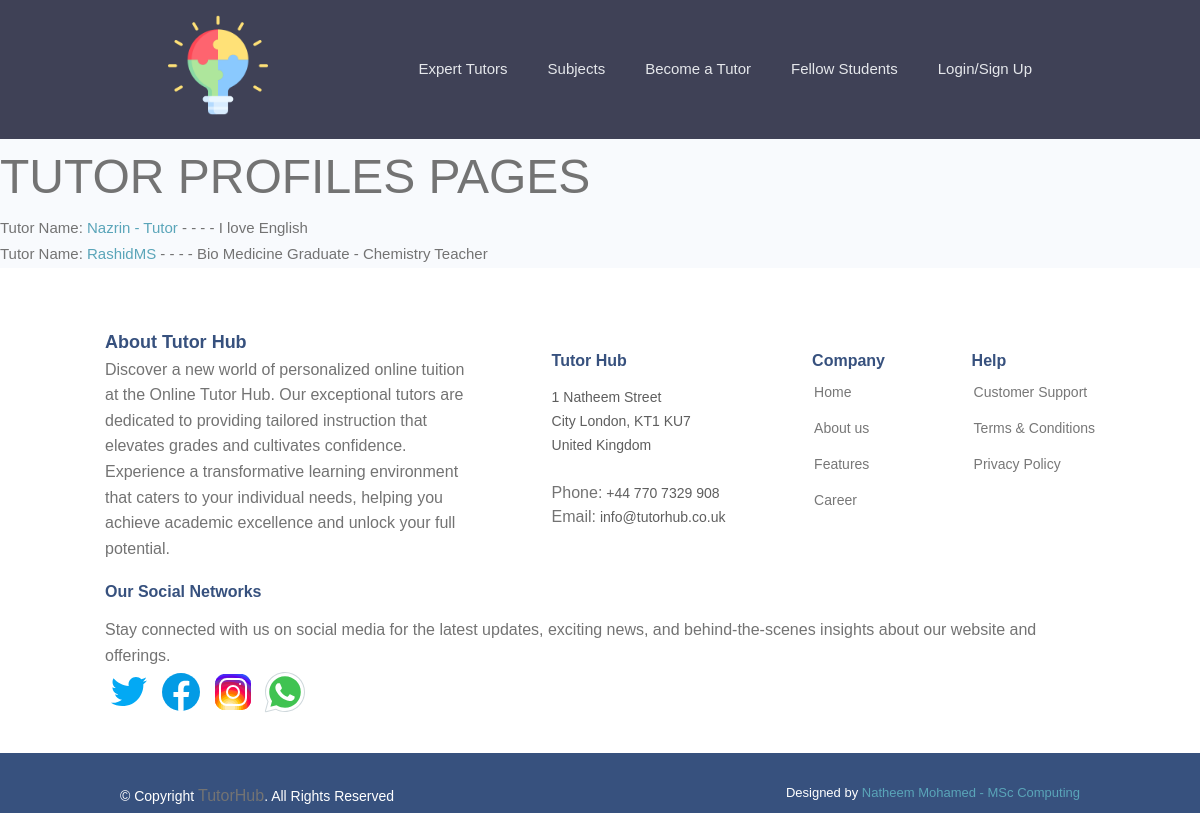
The app's page /tutor-profiles/, older data.
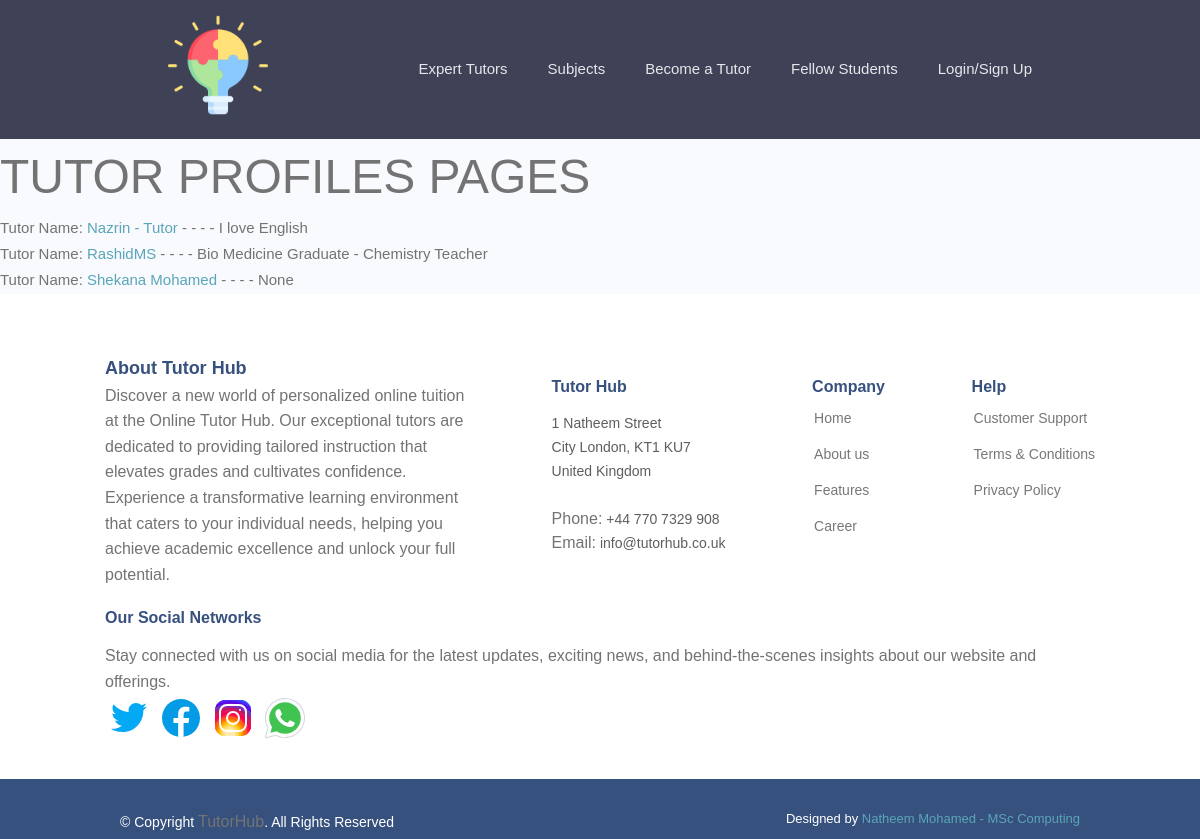
The same page, newer data.
### userprofile/models.py (models this page shows, shortened)
class TutorProfile(models.Model):
    user = models.OneToOneField(settings.AUTH_USER_MODEL, on_delete=models.CASCADE,
                                     null=True, blank=True)
    email = models.EmailField(max_length=500, blank=True, null=True)
    username = models.CharField(max_length=100, blank=True, null=True)
    name = models.CharField(max_length=200, blank=True, null=True)
    first_name = models.CharField(max_length=300, blank=True, null=True)
    last_name = models.CharField(max_length=300, blank=True, null=True)
    location = models.CharField(max_length=500, blank=True, null=True)
    short_intro = models.CharField(max_length=200, blank=True, null=True)
    bio = models.TextField(blank=True, null=True)
    teaching_level = models.ManyToManyField('TeachingLevel', blank=False)
    hourly_rate = models.CharField(max_length=20, blank=True, null=True)
    teaching_subjects = models.ManyToManyField('Subject',blank=True)
    profile_image = models.ImageField(null=True, blank=True, upload_to='tutor-profile-img/',
                                      default="defaultprofileimg/default.png")
    created = models.DateTimeField(auto_now_add=True)
    id = models.UUIDField(default=uuid.uuid4,
                          unique=True, primary_key=True, editable=False)

### userprofile/views.py (the view)
# urls.py: path('tutor-profiles/', views.tutorProfiles, name="tutor-profiles"),
def tutorProfiles(request):
    tutors = TutorProfile.objects.all()
    context = {'tutors': tutors}
    return render(request, 'userprofile/tutor-profiles.html', context)

### userprofile/templates/userprofile/tutor-profiles.html
{% extends 'main.html' %}
{% block content %}
<h1>TUTOR PROFILES PAGES</h1>
<ul>
    {% for tutor in tutors %}
        <li> Tutor Name: <a href="{% url 'tutor' tutor.id %}">{{tutor.username}}</a> - - - - {{tutor.short_intro}}</li>
    {% endfor %}
</ul>
{% endblock content %}

### templates/main.html (shortened to what this page needs)
<!DOCTYPE html>
{% load static  %}
<html>
<head>
     <link rel="stylesheet" href="{% static 'styles/main-styles.css' %}" />
    <link rel='stylesheet' type='text/css' href="{% static 'styles/main.css' %}"/>
</head>
<body>
    {% include 'navbar.html' %}
    {% block content  %}
    {% endblock content %}
    {% include 'footer1.html' %}
</body>
</html>

### templates/navbar.html
{% load static %}
<header class="header">
    <div class="container container--narrow">
      <a class="header__logo" href="{% url 'subjects' %}" > <img src="{% static 'images/main-logo/puzzle1.png'%}" alt="TutorHub Logo" />
      </a>
      <nav class="header__nav">
        <ul class="header__menu">
          <li class="header__menuItem"><a href="{% url 'tutor-profiles'  %}">Expert Tutors</a></li>
          <li class="header__menuItem"><a href="{% url 'subjects' %}">Subjects </a></li>
          <li class="header__menuItem"><a href="">Become a Tutor</a></li>
          <li class="header__menuItem"><a href="{% url 'student-profiles' %}"> Fellow Students</a></li>
          {% if request.user.is_authenticated %}
           <li class="header__menuItem"><a href="{% url 'add-subject' %}"> Add Subjects</a></li>
           <li class="header__menuItem"><a href="">My Account</a></li>
          <li class="header__menuItem"><a href="{% url 'logout' %}" class="">Logout</a></li>
          <li class="header__menuItem"><a style="color: rgb(247, 246, 246);">Welcome, {{request.user.first_name|capfirst}}</a></li>
          {% else %}
          <li class="header__menuItem"><a href="{% url 'login' %}" class="">Login/Sign Up</a></li>
          {% endif %}
        </ul>
      </nav>
    </div>
  </header>

### templates/footer.html (shortened to what this page needs)
{% load static %}

### templates/footer1.html (shortened to what this page needs)
{% load static %}
 <footer id="footer">
    <div class="footer-top">
      <div class="container">
        <div class="row">
          <div class="footer-about">
                <h5>About Tutor Hub</h5>
                <p>Discover a new world of personalized online tuition at the Online Tutor Hub. Our exceptional tutors are dedicated to providing tailored instruction that elevates grades and cultivates confidence. Experience a transformative learning environment that caters to your individual needs, helping you achieve academic excellence and unlock your full potential.</p>
          </div>
          <div class="footer-contact">
            <h4>Tutor Hub</h4>
            <p>
              1 Natheem Street <br>
              City London, KT1 KU7<br>
              United Kingdom <br><br>
              <strong>Phone:</strong> +44 770 7329 908<br>
              <strong>Email:</strong> info@tutorhub.co.uk<br>
            </p>
          </div>
          <div class="footer-links">
            <h4>Company</h4>
            <ul>
              <li> <a href="#">Home</a></li>
              <li> <a href="#">About us</a></li>
              <li> <a href="#">Features</a></li>
              <li> <a href="#">Career</a></li>
            </ul>
          </div>
          <div class="footer-links">
            <h4>Help</h4>
            <ul>
              <li> <a href="#">Customer Support</a></li>
              <li> <a href="#">Terms & Conditions</a></li>
              <li> <a href="#">Privacy Policy</a></li>
          </div>
          <div class="footer-links2">
            <h4>Our Social Networks</h4>
            <p>Stay connected with us on social media for the latest updates, exciting news, and behind-the-scenes insights about our website and offerings.</p>
            <div class="social-links">
                <img src="{% static 'images/footer-socials-logo/twitter.svg' %}" alt="Twitter" <a href=""></a>
                <img src="{% static 'images/footer-socials-logo/facebook.svg' %}" alt="Facebook" <a href=""></a>
                <img src="{% static 'images/footer-socials-logo/instagram.svg' %}" alt="Instagram" <a href=""></a>
                <img src="{% static 'images/footer-socials-logo/whatsapp.svg' %}" alt="Whatsapp" <a href=""></a>
            </div>
          </div>
        </div>
      </div>
    </div>
    <div class="container footer-bottom clearfix">
      <div class="copyright">
        &copy; Copyright <strong><span>TutorHub</span></strong>. All Rights Reserved
      </div>
      <div class="credits">
        Designed by <a href="https://bootstrapmade.com/">Natheem Mohamed - MSc Computing </a>
      </div>
    </div>
  </footer>

### static/styles/main-styles.css (style rules this page uses)
* { margin: 0; padding: 0; box-sizing: border-box; text-rendering: optimizeLegibility; color: inherit; font-size: inherit; }
html { font-size: 50%; }
@media only screen and (min-width: 480px) { html { font-size: 56.25%; } }
@media only screen and (min-width: 1200px) { html { font-size: 62.5%; } }
body { line-height: 1.6; font-weight: 400; font-size: 1.5rem; color: var(--color-text); background-color: var(--color-bg); min-height: 100vh; }
.container { width: 92%; max-width: 165rem; margin: 0 auto; box-sizing: border-box; }
.container--narrow { width: 92%; max-width: 120rem; }
@media screen and (min-width: 1000px) { .container { width: 90%; } }
@media screen and (min-width: 1000px) { .container--narrow { width: 85%; } }
@media screen and (min-width: 1200px) { .container { width: 80%; } }
@media screen and (min-width: 1200px) { .container--narrow { width: 72%; } }
:root { --color-main: #5aa5b9; --color-main-light: #e6faff; --color-sub: #3f4156; --color-sub-light: #51546e; --color-sub-lighter: #ededfd; --color-text: #737373; --color-gray: #8b8b8b; --color-light: #e5e7eb; --color-light-gray: #767676; --color-bg: #f8fafd; --color-white: #fffefd; --color-white-light: #f3f3f3; --color-success: #359e64; --color-success-bg: #def8e8; --color-error: #fc4b0b; --color-error-bg: #fff2ee; --font-base: 'Poppins', arial, helvetica, 'Segoe UI', roboto, ubuntu, sans-serif; --font-monospace: 'Fira Code', 'Courier New', courier, monospace; --font-regular: 300; --font-medium: 500; --font-bold: 700; --generic-shadow: 1px 1px 5px #00000010; --generic-transition: all 0.3s ease-in-out; }
* { font-family: var(--font-base); }
h1 { font-size: 4.8rem; font-weight: var(--font-medium); }
h4 { font-size: 2.8rem; font-weight: var(--font-medium); }
h5 { font-size: 2.4rem; font-weight: var(--font-medium); }
h5, h6 { font-weight: var(--font-regular); }
p, span, strong { font-size: 1.6rem; color: var(--color-text); font-weight: var(--font-regular); }
strong { font-weight: var(--font-medium); }
a { padding-bottom: 2px; text-decoration: none; display: inline-block; color: var(--color-main); font-weight: var(--font-medium); }

### static/styles/main.css (style rules this page uses)
.header { position: sticky; z-index: 111; background-color: var(--color-sub); padding: 1.5rem 0; }
.header > .container { display: flex; justify-content: space-between; align-items: center; }
.header__logo > img { max-width: 100px; }
.header__nav > ul { white-space: nowrap; display: inline-flex; align-items: center; list-style: none; gap: 4rem; }
.header__menuItem > a { color: var(--color-light); font-weight: 450; }
#footer { font-size: 14px; background: #37517e; }
#footer .footer-top { padding: 60px 0 30px 0; background: #fff; }
#footer .footer-top .footer-contact { margin-bottom: 30px; }
#footer .footer-top .footer-contact p { font-size: 14px; line-height: 24px; margin-bottom: 0; font-family: "Jost", sans-serif; color: #5e5e5e; }
#footer .footer-top h4 { font-size: 16px; font-weight: bold; color: #37517e; position: relative; padding-bottom: 12px; }
#footer .footer-top .footer-links { margin-bottom: 30px; }
#footer .footer-top .footer-links ul { list-style: none; padding: 0; margin: 0; }
#footer .footer-top .footer-links ul li { padding: 10px 0; display: flex; align-items: center; }
#footer .footer-top .footer-links ul li:first-child { padding-top: 0; }
#footer .footer-top .footer-links ul a { color: #777777; transition: 0.3s; display: inline-block; line-height: 1; }
#footer .footer-bottom { padding-top: 30px; padding-bottom: 30px; color: #fff; }
#footer .copyright { float: left; }
#footer .credits { float: right; font-size: 13px; }
#footer .credits a { transition: 0.3s; }
#footer .row { display: flex; flex-wrap: wrap; margin-right: -15px; margin-left: -15px; justify-content: space-between; }
#footer .footer-about { width: 360px; height: 185px; }
#footer .footer-about h5 { font-size: 18px; font-weight: bold; color: #37517e; }
#footer .footer-about p { font-family: "Jost", sans-serif; }
@media (max-width: 1729px) { .footer-top h4 { padding-top: 20px; font-size: 16px; font-weight: bold; color: #37517e; position: relative; padding-bottom: 12px; } }

Row changes from the older to the newer data that the page shows:
added TutorProfile: username "Shekana Mohamed", short_intro "None"
